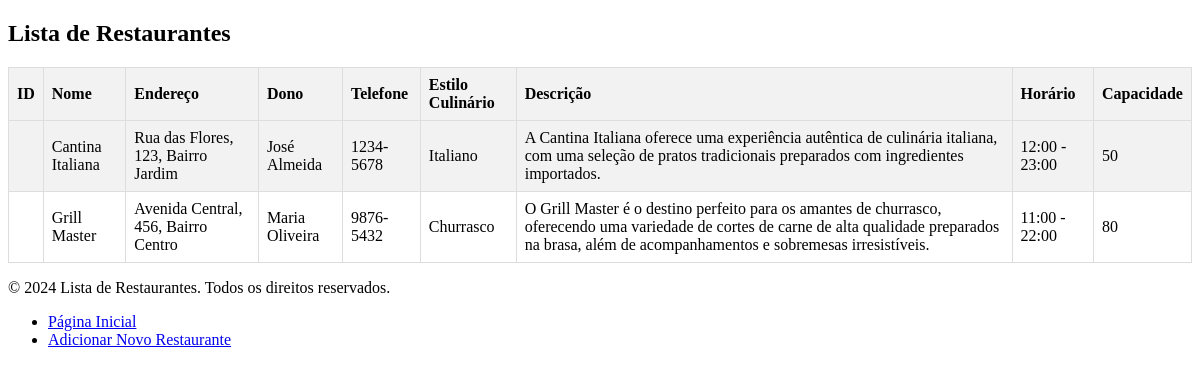
The page /res.php on the database its author committed.
### tables this page shows
CREATE TABLE IF NOT EXISTS restaurantes (
    id_restaurante INT NOT NULL AUTO_INCREMENT,
    id_proprietario INT NULL DEFAULT NULL,
    nome VARCHAR(255) NULL DEFAULT NULL,
    endereco VARCHAR(255) NULL DEFAULT NULL,
    dono VARCHAR(255) NULL DEFAULT NULL,
    estilo_culinario VARCHAR(255) NULL DEFAULT NULL,
    descricao TEXT NULL DEFAULT NULL,
    horario VARCHAR(255) NULL DEFAULT NULL,
    capacidade INT NULL DEFAULT NULL,
    telefone VARCHAR(20) NULL DEFAULT NULL,
    foto_restaurante MEDIUMBLOB NULL DEFAULT NULL,
    status_restaurante_id_status INT NOT NULL DEFAULT 2,
    PRIMARY KEY (id_restaurante),
    INDEX id_proprietario (id_proprietario),
    INDEX fk_restaurantes_status_restaurante1_idx (status_restaurante_id_status),
    CONSTRAINT restaurantes_ibfk_1
        FOREIGN KEY (id_proprietario)
        REFERENCES usuarios (id_user),
    CONSTRAINT fk_restaurantes_status_restaurante1
        FOREIGN KEY (status_restaurante_id_status)
        REFERENCES status_restaurante (id_status)
        ON DELETE NO ACTION
        ON UPDATE NO ACTION
);

### res.php (the view, shortened to what this page needs)
<!DOCTYPE html>
<html lang="pt-br">
<head>
</head>
<body>
<?php
$servername = "localhost:3307";
$username = "root";
$password = "2204ckss";
$database = "cad_restaurante";
$conn = new mysqli($servername, $username, $password, $database);
$sql = "SELECT * FROM restaurantes";
$result = $conn->query($sql);
if ($result->num_rows > 0) {
    echo "<h2>Lista de Restaurantes</h2>";
    echo "<table border='1'>";
    echo "<tr><th>ID</th><th>Nome</th><th>Endereço</th><th>Dono</th><th>Telefone</th><th>Estilo Culinário</th><th>Descrição</th><th>Horário</th><th>Capacidade</th></tr>";
    while ($row = $result->fetch_assoc()) {
        echo "<tr>";
        echo "<td>" . $row['id'] . "</td>";
        echo "<td>" . $row['nome'] . "</td>";
        echo "<td>" . $row['endereco'] . "</td>";
        echo "<td>" . $row['dono'] . "</td>";
        echo "<td>" . $row['telefone'] . "</td>";
        echo "<td>" . $row['estilo_culinario'] . "</td>";
        echo "<td>" . $row['descricao'] . "</td>";
        echo "<td>" . $row['horario'] . "</td>";
        echo "<td>" . $row['capacidade'] . "</td>";
        echo "</tr>";
    }
    echo "</table>";
} else {
    echo "Nenhum restaurante encontrado.";
}
?>
<?php include 'footer.php';
include 'navbar.php'; ?>
</body>
</html>

### footer.php
<footer>
    <p>&copy; 2024 Lista de Restaurantes. Todos os direitos reservados.</p>
</footer>

### navbar.php
<nav>
    <ul>
        <li><a href="index.php">Página Inicial</a></li>
        <li><a href="list.php">Adicionar Novo Restaurante</a></li>
    </ul>
</nav>

### res.php (style rules this page uses)
table { width: 100%; border-collapse: collapse; }
th, td { border: 1px solid #ddd; padding: 8px; text-align: left; }
th { background-color: #f2f2f2; }
tr:nth-child(even) { background-color: #f2f2f2; }

### rows shown on the page
restaurantes: nome "Cantina Italiana", endereco "Rua das Flores, 123, Bairro Jardim", dono "José Almeida", telefone "1234-5678", estilo_culinario "Italiano", descricao "A Cantina Italiana oferece uma experiência autêntica de culinária italiana, com uma seleção de pratos tradicionais preparados com ingredientes importados.", horario "12:00 - 23:00", capacidade "50"
restaurantes: nome "Grill Master", endereco "Avenida Central, 456, Bairro Centro", dono "Maria Oliveira", telefone "9876-5432", estilo_culinario "Churrasco", descricao "O Grill Master é o destino perfeito para os amantes de churrasco, oferecendo uma variedade de cortes de carne de alta qualidade preparados na brasa, além de acompanhamentos e sobremesas irresistíveis.", horario "11:00 - 22:00", capacidade "80"
